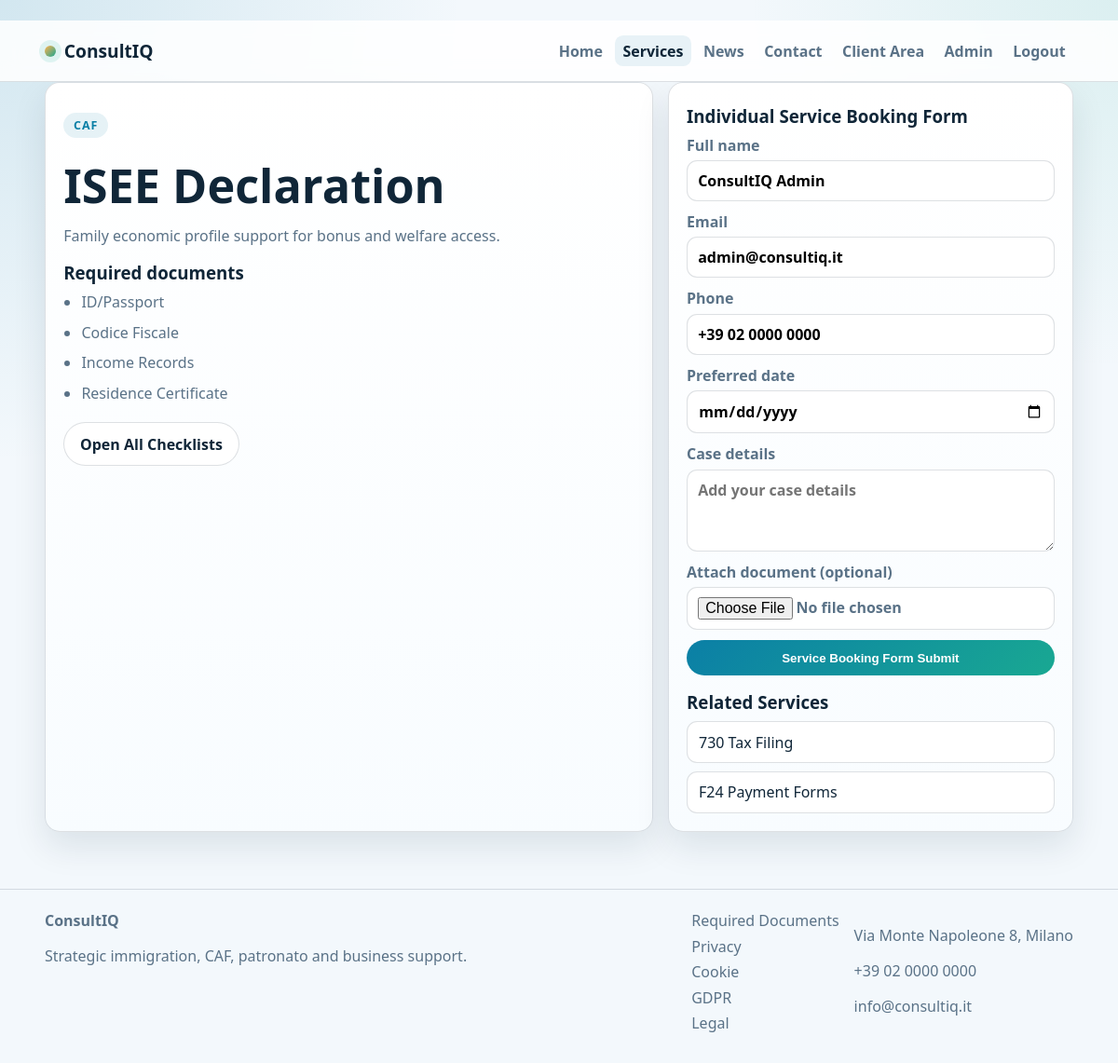
Page /services/caf-isee (signed in) on the committed database.
### tables this page shows
CREATE TABLE users (id INTEGER PRIMARY KEY AUTOINCREMENT, full_name TEXT NOT NULL, email TEXT NOT NULL UNIQUE, phone TEXT, password_hash TEXT NOT NULL, role TEXT NOT NULL DEFAULT 'client', admin_totp_secret TEXT, created_at TEXT DEFAULT CURRENT_TIMESTAMP);

### main.py (the view)
@app.get("/services/{slug}")
def service_detail(request: Request, slug: str, booked: int = 0):
    service = SERVICE_BY_SLUG.get(slug)
    if not service:
        return RedirectResponse(url="/services", status_code=303)
    related = [s for s in SERVICES if s["category"] == service["category"] and s["slug"] != slug][:3]
    return render(request, "service_detail.html", page="services", title=f"{service['title']} | ConsultIQ", service=service, related=related, booked=booked)

### templates/service_detail.html (shortened to what this page needs)
﻿{% extends "base.html" %}
{% block content %}
<main class="section">
  <div class="container split-detail">
    <article class="card detail-main">
      <p class="pill">{{ service.category }}</p>
      <h1>{{ service.title }}</h1>
      <p class="lead">{{ service.summary }}</p>
      <h3>Required documents</h3>
      <ul>
        {% for d in service.documents %}<li>{{ d }}</li>{% endfor %}
      </ul>
      <div class="actions">
        <a class="btn ghost" href="/required-documents">Open All Checklists</a>
      </div>
    </article>
    <aside class="card">
      <h3>Individual Service Booking Form</h3>
      <form class="form plain" method="post" action="/services/{{ service.slug }}/book" enctype="multipart/form-data">
        <label>Full name<input type="text" name="full_name" value="{{ user.full_name if user else '' }}" required></label>
        <label>Email<input type="email" name="email" value="{{ user.email if user else '' }}" required></label>
        <label>Phone<input type="text" name="phone" value="{{ user.phone if user and user.phone else '' }}" required></label>
        <label>Preferred date<input type="date" name="preferred_date" required></label>
        <label>Case details<textarea name="message" rows="3" placeholder="Add your case details"></textarea></label>
        <label>Attach document (optional)<input type="file" name="document"></label>
        <button class="btn primary" type="submit">Service Booking Form Submit</button>
      </form>
      <h3>Related Services</h3>
      <div class="stack">
        {% for r in related %}
        <a class="tile-link" href="/services/{{ r.slug }}">{{ r.title }}</a>
        {% else %}
        <p>No related services.</p>
        {% endfor %}
      </div>
    </aside>
  </div>
</main>
{% endblock %}

### static/css/styles.css (style rules this page uses)
* { box-sizing: border-box; }
body { margin: 0; font-family: "Plus Jakarta Sans", "Segoe UI", sans-serif; color: var(--text); background: radial-gradient(circle at 0% 0%, rgba(11,127,166,.14), transparent 30%), radial-gradient(circle at 100% 0%, rgba(25,168,146,.11), transparent 24%), var(--bg); }
.container { width: min(1160px, 92vw); margin: 0 auto; }
h1 { margin: .72rem 0 .8rem; font-size: clamp(2rem, 4.2vw, 3.5rem); line-height: 1.08; }
h3 { margin: .2rem 0 .5rem; }
.lead { color: var(--muted); max-width: 66ch; }
.pill { display: inline-flex; padding: .32rem .68rem; border-radius: 999px; background: rgba(11,127,166,.1); color: var(--primary); font-size: .78rem; font-weight: 800; letter-spacing: .08em; text-transform: uppercase; }
.section { padding: 0 0 2.8rem; }
.actions { display: flex; flex-wrap: wrap; gap: .7rem; margin-top: 1rem; }
.btn { display: inline-flex; align-items: center; justify-content: center; text-decoration: none; border: 0; border-radius: 999px; padding: .72rem 1.05rem; font-weight: 700; cursor: pointer; }
.btn.primary { background: linear-gradient(135deg, var(--primary), var(--secondary)); color: #fff; }
.btn.ghost { border: 1px solid var(--line); background: #fff; color: var(--text); }
.glass-panel, .card, .table-wrap, .form { border: 1px solid var(--line); border-radius: 1rem; background: linear-gradient(180deg, rgba(255,255,255,.98), rgba(248,252,255,.98)); box-shadow: var(--shadow); }
.glass-panel, .card { padding: 1.2rem; }
.glass-panel ul, .card ul { margin: 0; padding-left: 1.2rem; color: var(--muted); display: grid; gap: .35rem; }
.split, .split-detail { display: grid; grid-template-columns: minmax(0,1.2fr) minmax(300px,.8fr); gap: 1rem; }
.detail-main li { margin-bottom: .3rem; }
.stack { display: grid; gap: .55rem; }
.tile-link { text-decoration: none; color: var(--text); border: 1px solid var(--line); border-radius: .7rem; padding: .65rem .75rem; background: #fff; }
label { display: grid; gap: .34rem; font-weight: 600; color: var(--muted); }
input, select, textarea { width: 100%; border: 1px solid var(--line); border-radius: .7rem; padding: .62rem .7rem; font: inherit; background: #fff; }
.form { padding: 1rem; display: grid; gap: .7rem; }
.form.plain { border: 0; box-shadow: none; background: transparent; padding: 0; }

### rows in the picture
users: full_name "ConsultIQ Admin", email "admin@consultiq.it", phone "+39 02 0000 0000"

### other values in the picture
{{ service.category }} "CAF"
{{ service.title }} "ISEE Declaration"
{{ service.summary }} "Family economic profile support for bonus and welfare access."
{{ d }} "ID/Passport" "Codice Fiscale" "Income Records" "Residence Certificate"
{{ r.title }} "730 Tax Filing" "F24 Payment Forms"
